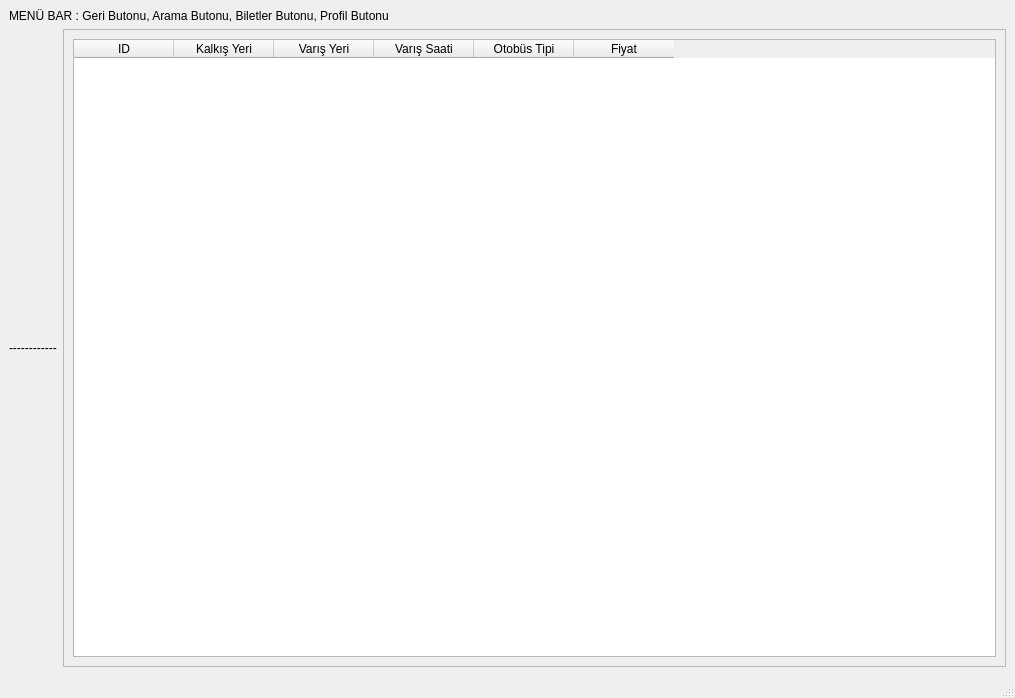
<?xml version="1.0" encoding="UTF-8"?>
<ui version="4.0">
 <class>MainWindow</class>
 <widget class="QMainWindow" name="MainWindow">
  <property name="geometry">
   <rect>
    <x>0</x>
    <y>0</y>
    <width>1015</width>
    <height>698</height>
   </rect>
  </property>
  <property name="windowTitle">
   <string>MainWindow</string>
  </property>
  <widget class="QWidget" name="centralwidget">
   <layout class="QGridLayout" name="gridLayout">
    <item row="1" column="0">
     <widget class="QLabel" name="label">
      <property name="text">
       <string>------------</string>
      </property>
     </widget>
    </item>
    <item row="0" column="0" colspan="2">
     <widget class="QLabel" name="label_3">
      <property name="text">
       <string>MENÜ BAR : Geri Butonu, Arama Butonu, Biletler Butonu, Profil Butonu</string>
      </property>
     </widget>
    </item>
    <item row="1" column="1">
     <widget class="QScrollArea" name="scrollArea">
      <property name="widgetResizable">
       <bool>true</bool>
      </property>
      <widget class="QWidget" name="scrollAreaWidgetContents">
       <property name="geometry">
        <rect>
         <x>0</x>
         <y>0</y>
         <width>924</width>
         <height>600</height>
        </rect>
       </property>
       <layout class="QGridLayout" name="gridLayout_2">
        <item row="0" column="0">
         <widget class="QTableWidget" name="tableWidget">
          <column>
           <property name="text">
            <string>ID</string>
           </property>
          </column>
          <column>
           <property name="text">
            <string>Kalkış Yeri</string>
           </property>
          </column>
          <column>
           <property name="text">
            <string>Varış Yeri</string>
           </property>
          </column>
          <column>
           <property name="text">
            <string>Varış Saati</string>
           </property>
          </column>
          <column>
           <property name="text">
            <string>Otobüs Tipi</string>
           </property>
          </column>
          <column>
           <property name="text">
            <string>Fiyat</string>
           </property>
          </column>
         </widget>
        </item>
       </layout>
      </widget>
     </widget>
    </item>
   </layout>
  </widget>
  <widget class="QMenuBar" name="menubar">
   <property name="geometry">
    <rect>
     <x>0</x>
     <y>0</y>
     <width>1015</width>
     <height>26</height>
    </rect>
   </property>
  </widget>
  <widget class="QStatusBar" name="statusbar"/>
 </widget>
 <resources/>
 <connections/>
</ui>
